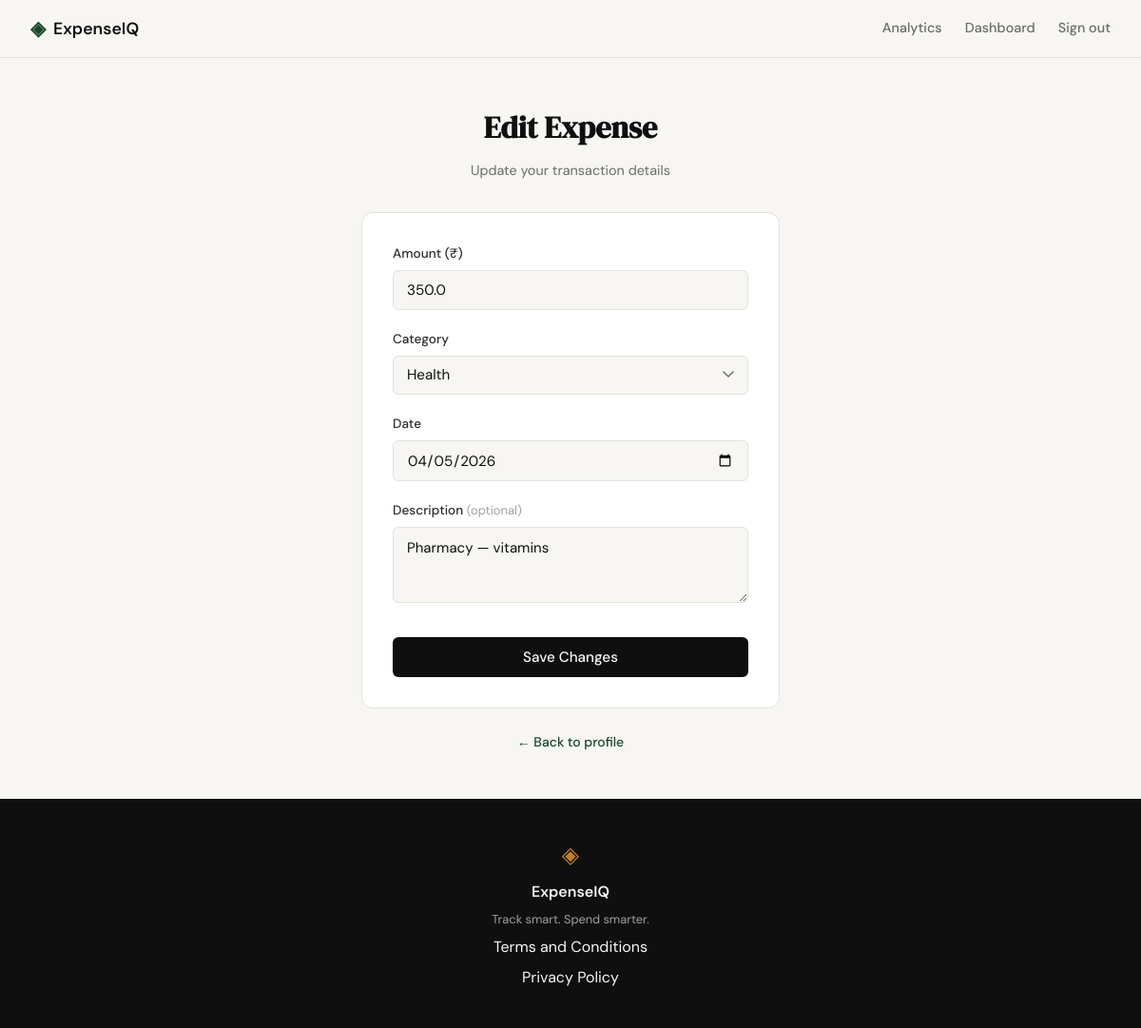
Page /expenses/4/edit (signed in) on the committed database.
### tables this page shows
CREATE TABLE expenses (
            id          INTEGER PRIMARY KEY AUTOINCREMENT,
            user_id     INTEGER NOT NULL REFERENCES users(id),
            amount      REAL    NOT NULL,
            category    TEXT    NOT NULL,
            date        TEXT    NOT NULL,
            description TEXT,
            created_at  TEXT    DEFAULT (datetime('now'))
        );

### routes/expenses.py (the view, shortened to what this page needs)
@expense_bp.route("/expenses/<int:id>/edit", methods=["GET", "POST"])
def edit_expense(id):
    if not session.get("user_id"):
        return redirect(url_for("auth.login"))
    expense = get_expense_by_id(id, session["user_id"])
    if expense is None:
        abort(404)
    if request.method == "GET":
        return render_template("edit_expense.html", expense=expense, categories=CATEGORIES, form={})

### database/db.py (called while the page is built)
def get_db():
    conn = sqlite3.connect(DB_PATH)
    conn.row_factory = sqlite3.Row
    conn.execute("PRAGMA foreign_keys = ON")
    return conn

### database/queries.py (called while the page is built)
def get_expense_by_id(expense_id, user_id):
    conn = get_db()
    row = conn.execute(
        "SELECT id, amount, category, date, description "
        "FROM expenses WHERE id = ? AND user_id = ?",
        (expense_id, user_id),
    ).fetchone()
    conn.close()
    if row is None:
        return None
    return {
        "id": row["id"],
        "amount": row["amount"],
        "category": row["category"],
        "date": row["date"],
        "description": row["description"] or "",
    }

### templates/edit_expense.html (shortened to what this page needs)
{% extends "base.html" %}
{% block head %}
<link rel="stylesheet" href="{{ url_for('static', filename='css/add_expense.css') }}">
{% endblock %}
{% block content %}
<section class="auth-section">
    <div class="auth-container">
        <div class="auth-header">
            <h1 class="auth-title">Edit Expense</h1>
            <p class="auth-subtitle">Update your transaction details</p>
        </div>
        <div class="auth-card">
            <form method="POST" action="{{ url_for('expenses.edit_expense', id=expense.id) }}">
                <div class="form-group">
                    <label for="amount">Amount (₹)</label>
                    <input type="number" id="amount" name="amount"
                           class="form-input"
                           step="0.01" min="0.01"
                           value="{{ form.get('amount', expense.amount) }}"
                           required autofocus>
                </div>
                <div class="form-group">
                    <label for="category">Category</label>
                    {% set selected_cat = form.get('category', expense.category) %}
                    <select id="category" name="category" class="form-input form-select" required>
                        {% for c in categories %}
                        <option value="{{ c }}" {% if selected_cat == c %}selected{% endif %}>{{ c }}</option>
                        {% endfor %}
                    </select>
                </div>
                <div class="form-group">
                    <label for="date">Date</label>
                    <input type="date" id="date" name="date"
                           class="form-input"
                           value="{{ form.get('date', expense.date) }}"
                           required>
                </div>
                <div class="form-group">
                    <label for="description">Description <span class="field-optional">(optional)</span></label>
                    <textarea id="description" name="description"
                              class="form-input form-textarea"
                              maxlength="200">{{ form.get('description', expense.description) }}</textarea>
                </div>
                <button type="submit" class="btn-submit">Save Changes</button>
            </form>
        </div>
        <p class="auth-switch">
            <a href="{{ url_for('profile') }}">← Back to profile</a>
        </p>
    </div>
</section>
{% endblock %}

### static/css/style.css (style rules this page uses)
:root { --ink: #0f0f0f; --ink-soft: #2d2d2d; --ink-muted: #6b6b6b; --ink-faint: #a0a0a0; --paper: #f7f6f3; --paper-warm: #f0ede6; --paper-card: #ffffff; --accent: #1a472a; --accent-light: #e8f0eb; --accent-2: #c17f24; --accent-2-light: #fdf3e3; --danger: #c0392b; --danger-light: #fdecea; --border: #e4e1da; --border-soft: #eeebe4; --font-display: 'DM Serif Display', Georgia, serif; --font-body: 'DM Sans', system-ui, sans-serif; --max-width: 1200px; --auth-width: 440px; --radius-sm: 6px; --radius-md: 12px; --radius-lg: 20px; }
*, *::before, *::after { box-sizing: border-box; margin: 0; padding: 0; }
html { font-size: 16px; scroll-behavior: smooth; }
body { background: var(--paper); color: var(--ink); font-family: var(--font-body); font-size: 1rem; line-height: 1.6; -webkit-font-smoothing: antialiased; }
a { color: inherit; text-decoration: none; }
.auth-section { min-height: calc(100vh - 60px - 100px); display: flex; align-items: center; justify-content: center; padding: 3rem 2rem; }
.auth-container { width: 100%; max-width: var(--auth-width); }
.auth-header { text-align: center; margin-bottom: 2rem; }
.auth-title { font-family: var(--font-display); font-size: 2rem; color: var(--ink); margin-bottom: 0.5rem; }
.auth-subtitle { font-size: 0.9rem; color: var(--ink-muted); }
.auth-card { background: var(--paper-card); border: 1px solid var(--border); border-radius: var(--radius-md); padding: 2rem; margin-bottom: 1.5rem; }
.form-group { margin-bottom: 1.25rem; }
.form-group label { display: block; font-size: 0.85rem; font-weight: 500; color: var(--ink-soft); margin-bottom: 0.4rem; }
.form-input { width: 100%; padding: 0.6rem 0.875rem; border: 1px solid var(--border); border-radius: var(--radius-sm); font-family: var(--font-body); font-size: 0.95rem; color: var(--ink); background: var(--paper); outline: none; transition: border-color 0.2s; }
.form-input::placeholder { color: var(--ink-faint); }
.btn-submit { width: 100%; padding: 0.7rem; background: var(--ink); color: var(--paper); border: none; border-radius: var(--radius-sm); font-family: var(--font-body); font-size: 0.95rem; font-weight: 500; cursor: pointer; transition: background 0.2s; margin-top: 0.5rem; }
.auth-switch { text-align: center; font-size: 0.875rem; color: var(--ink-muted); }
.auth-switch a { color: var(--accent); font-weight: 500; }

### static/css/add_expense.css (style rules this page uses)
.form-select { appearance: none; background-repeat: no-repeat; background-position: right 0.875rem center; padding-right: 2.5rem; cursor: pointer; }
.form-textarea { resize: vertical; min-height: 80px; font-family: var(--font-body); font-size: 0.9375rem; line-height: 1.5; }
.field-optional { font-size: 0.8125rem; color: var(--ink-faint); font-weight: 400; }

### rows in the picture
expenses: amount "350.0", category "Health", date "04/05/2026", description "Pharmacy — vitamins"
